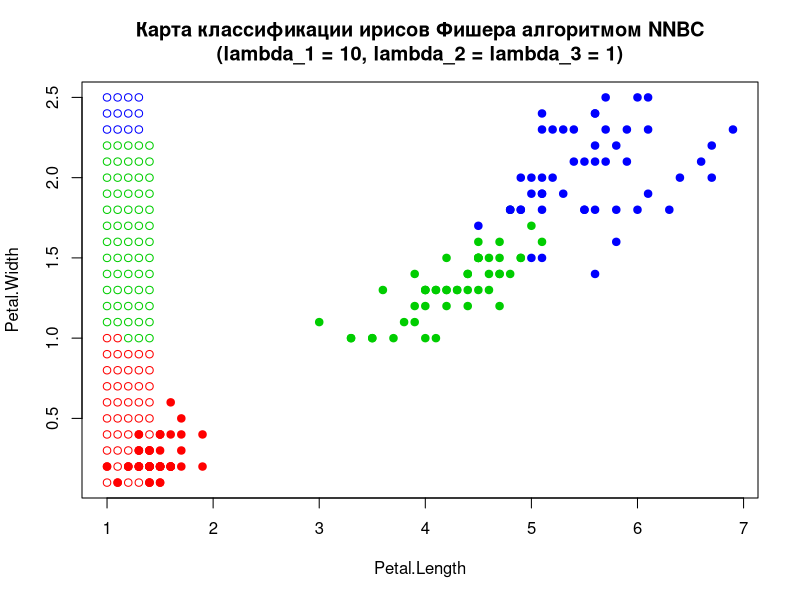

This figure's R source: (Note: a time limit stopped this script after it produced the figure.)
draw <- function(){
  colors <- c("setosa" = "red", "versicolor" = "green3", "virginica" = "blue")
  plot(iris[,3:4], pch = 21, col = colors[iris[,5]])

  for (i in 0:2) {
    l <- i * 50 + 1
    r <- i * 50 + 50
    E <- mat_expect(iris[l:r, 3:4], rep(1/50, 50))
    D <- dispersion(iris[l:r, 3:4], rep(1/50, 50))
    points(E, pch = 23, col = colors[iris[l,5]], bg = colors[iris[l,5]])
    tmp1 <- E[1] + sqrt(D[1])
    points(tmp1, E[2], pch = 22)
    tmp2 <- E[2] + sqrt(D[2])
    points(E[1], tmp2, pch = 22)
    tmp1 <- E[1] - sqrt(D[1])
    points(tmp1, E[2], pch = 22)
    tmp2 <- E[2] - sqrt(D[2])
    points(E[1], tmp2, pch = 22)
  }
}

#мат ожидание случайного вектора
mat_expect <- function(feature_matrix, probability) {
  l <- dim(feature_matrix)[1]
  n <- dim(feature_matrix)[2]
  sum <- rep(0, n)
  for (i in 1:l) {
    sum <- sum + feature_matrix[i,] * probability[i]
  }
  return(sum)
}

dispersion <- function(feature_matrix, probability) {
  l <- dim(feature_matrix)[1]
  n <- dim(feature_matrix)[2]
  E <- mat_expect(feature_matrix, probability)
  for_ME <- matrix(0,0, n)
  for (i in 1:l) {
    for_ME <- rbind(for_ME, ((feature_matrix[i,] - E) ^ 2))
  }
  return(mat_expect(for_ME, probability))
}

norm_dencity <- function(ksi, mu, sigma) {
  first <- 1 / (sigma * sqrt(2 * pi))
  second <- exp(-((ksi - mu) ^ 2) / (2 * sigma ^ 2))
  return(first * second)
}

NNBC <- function(z, feature_matrix, labels, class_quan, lambda){
  l <- dim(feature_matrix)[1]
  n <- dim(feature_matrix)[2]
  p <- rep(0, class_quan)
  E <- matrix(0, 0, n)
  D <- matrix(0, 0, n)
  for (i in 1:class_quan){
    left <- (i - 1) * 50 + 1
    right <- (i - 1) * 50 + 50
    E <- rbind(E, mat_expect(feature_matrix[left:right,], rep(1/50, 50)))
    D <- rbind(D, dispersion(feature_matrix[left:right,], rep(1/50, 50)))
  }

  ######################################################################################
  #сделать так, чтобы априорные вероятности можно было ввести, а эту реализацию удалить
          for (i in 1:l) {
            if (as.integer(labels[i]) == 1) {
              p[1] <- p[1] + 1
            }
            if (as.integer(labels[i]) == 2) {
              p[2] <- p[2] + 1
            }
            if (as.integer(labels[i]) == 3) {
              p[3] <- p[3] + 1
            }
          }
          p <- p / l
  ######################################################################################

  cnt <- c("setosa" =  0, "versicolor" = 0,  "virginca" = 0)
  for (i in 1:class_quan) {
    ln_pu <- 0
    for (j in 1:n) {
      ln_pu <- ln_pu + log(norm_dencity(z[j], E[i, j], sqrt(D[i, j])))
    }
    cnt[i] <- log(lambda[i]) + log(p[i]) + ln_pu
  }
  return(which.max(cnt))
}


  colors <- c("setosa" = "red", "versicolor" = "green3", "virginica" = "blue")
  plot(iris[,3:4], pch = 21, col = colors[iris[,5]], bg = colors[iris[,5]], main = "Карта классификации ирисов Фишера алгоритмом NNBC\n(lambda_1 = 10, lambda_2 = lambda_3 = 1)")

  deltaX <- 0.1
  deltaY <- 0.1

l <- min(iris$Petal.Length)
r <- max(iris$Petal.Length)
b <- min(iris$Petal.Width)
t <- max(iris$Petal.Width)

for (x in seq(l, r, deltaX)) {
  for (y in seq(b, t, deltaY)) {
    z <- c(x, y)
    class <- NNBC(z, iris[,3:4], iris[,5], 3, c(10, 1, 1))
    points(x, y, bg = colors[class], col = colors[class])
  }
}
